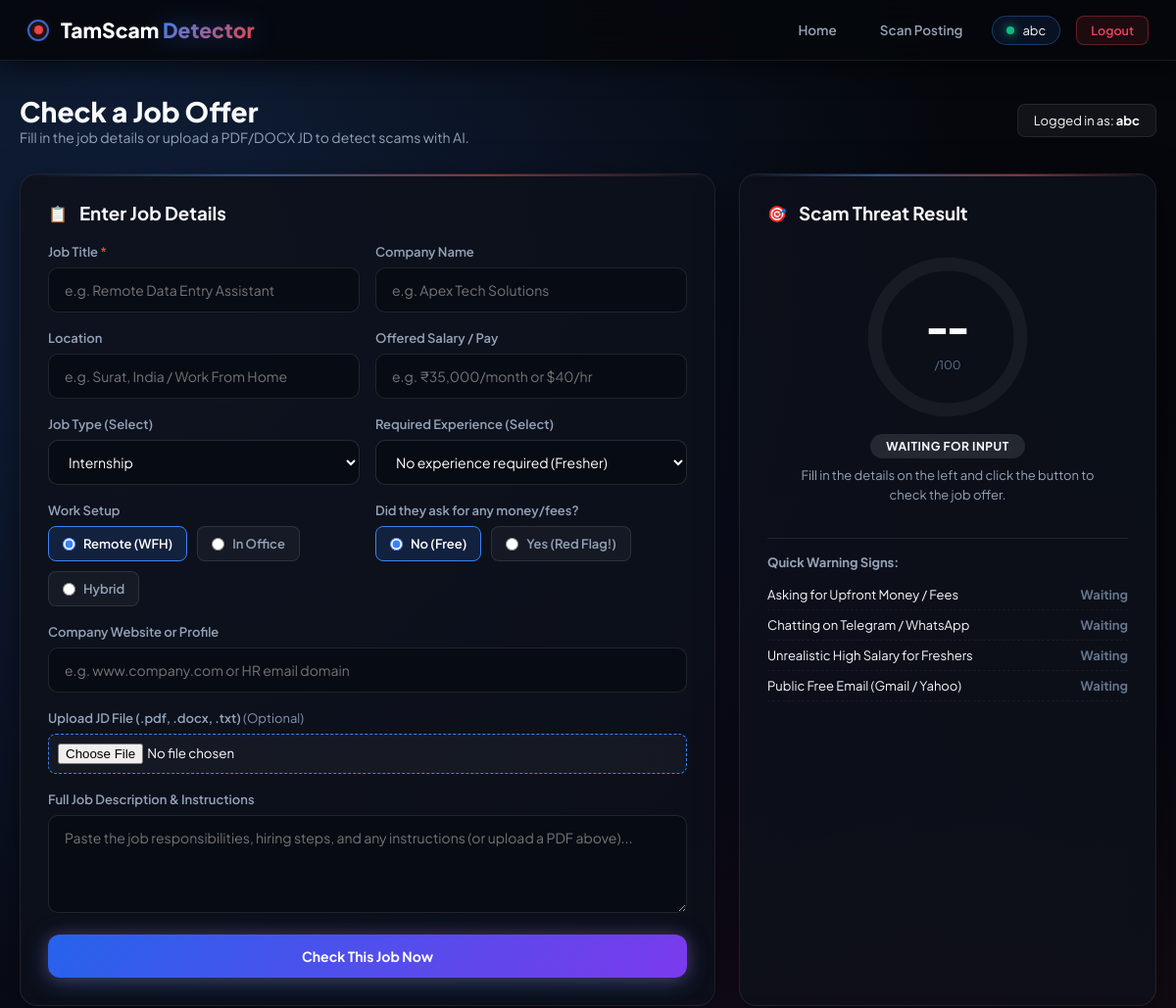
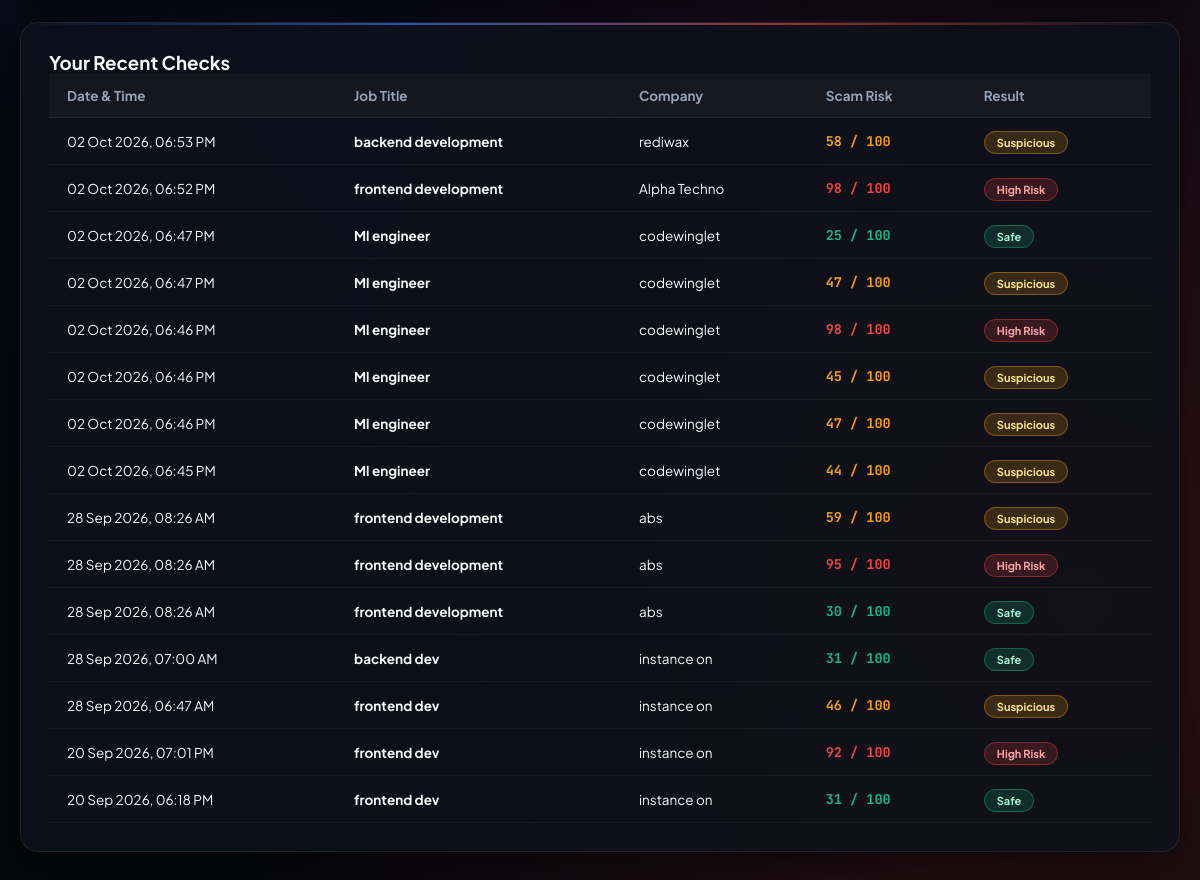
The page /user/scan (signed in) on the database its author committed (2 pictures, top to bottom).
### app.py (models this page shows)
class ScanLog(db.Model):
    __tablename__ = 'scan_logs'
    id = db.Column(db.Integer, primary_key=True, autoincrement=True)
    user_id = db.Column(db.Integer, db.ForeignKey('accounts.id'), nullable=False)
    job_title = db.Column(db.String(200), nullable=False)
    company_name = db.Column(db.String(200), nullable=True, default="Undisclosed")
    job_description = db.Column(db.Text, nullable=True)
    scam_score = db.Column(db.Integer, nullable=False)
    verdict = db.Column(db.String(50), nullable=False)
    created_at = db.Column(db.DateTime, default=datetime.datetime.utcnow)

### app.py (the view)
@app.route('/user/scan')
@login_required
def user_scan():
    user_id = session.get('account_id')
    user_scans = ScanLog.query.filter_by(user_id=user_id).order_by(ScanLog.created_at.desc()).limit(15).all()
    return render_template('user_dashboard.html', username=session.get('username'), scans=user_scans)

### app.py (called while the page is built)
def login_required(f):
    @wraps(f)
    def decorated(*args, **kwargs):
        if 'account_id' not in session:
            flash('Please log in to access TamScam Detector.', 'warning')
            return redirect(url_for('portal_select'))
        return f(*args, **kwargs)
    return decorated

@app.after_request
def add_security_headers(response):
    response.headers["Cache-Control"] = "no-cache, no-store, must-revalidate, max-age=0"
    response.headers["Pragma"] = "no-cache"
    response.headers["Expires"] = "0"
    return response

### templates/user_dashboard.html (shortened to what this page needs)
{% extends 'base.html' %}
{% block content %}
<div class="dashboard-shell animate-fade-in">
    <div class="dashboard-topbar">
        <div>
            <h1 class="dash-title">Check a Job Offer</h1>
            <p class="dash-subtitle">Fill in the job details or upload a PDF/DOCX JD to detect scams with AI.</p>
        </div>
        <div class="user-chip">
            <span>Logged in as: <strong>{{ username }}</strong></span>
        </div>
    </div>
    <div class="analyzer-grid">
        <div class="glass-card input-card">
            <div class="card-headline">
                <span class="icon-bubble">📋</span>
                <h3>Enter Job Details</h3>
            </div>
            <div id="scamInputContainer">
                <div class="form-row-2">
                    <div class="input-field-group">
                        <label for="jobTitle">Job Title <span class="req">*</span></label>
                        <input type="text" id="jobTitle" placeholder="e.g. Remote Data Entry Assistant" required>
                    </div>
                    <div class="input-field-group">
                        <label for="companyName">Company Name</label>
                        <input type="text" id="companyName" placeholder="e.g. Apex Tech Solutions">
                    </div>
                </div>
                <div class="form-row-2">
                    <div class="input-field-group">
                        <label for="location">Location</label>
                        <input type="text" id="location" placeholder="e.g. Surat, India / Work From Home">
                    </div>
                    <div class="input-field-group">
                        <label for="salaryRange">Offered Salary / Pay</label>
                        <input type="text" id="salaryRange" placeholder="e.g. ₹35,000/month or $40/hr">
                    </div>
                </div>
                <div class="form-row-2">
                    <div class="input-field-group">
                        <label for="empType">Job Type (Select)</label>
                        <select id="empType" class="cyber-select">
                            <option value="Internship" selected>Internship</option>
                        </select>
                    </div>
                    <div class="input-field-group">
                        <label for="expLevel">Required Experience (Select)</label>
                        <select id="expLevel" class="cyber-select">
                            <option value="No experience / Fresher" selected>No experience required (Fresher)</option>
                        </select>
                    </div>
                </div>
                <div class="form-row-2 mb-3">
                    <div class="input-field-group">
                        <label>Work Setup</label>
                        <div class="radio-pill-group">
                            <label class="radio-label">
                                <input type="radio" name="workMode" value="Work From Home / Remote" checked>
                                <span>Remote (WFH)</span>
                            </label>
                            <label class="radio-label">
                                <input type="radio" name="workMode" value="On-site / Office">
                                <span>In Office</span>
                            </label>
                            <label class="radio-label">
                                <input type="radio" name="workMode" value="Hybrid">
                                <span>Hybrid</span>
                            </label>
                        </div>
                    </div>
                    <div class="input-field-group">
                        <label>Did they ask for any money/fees?</label>
                        <div class="radio-pill-group">
                            <label class="radio-label">
                                <input type="radio" name="feeAsked" value="No fee asked" checked>
                                <span>No (Free)</span>
                            </label>
                            <label class="radio-label danger-radio">
                                <input type="radio" name="feeAsked" value="Registration fee requested">
                                <span>Yes (Red Flag!)</span>
                            </label>
                        </div>
                    </div>
                </div>
                <div class="input-field-group">
                    <label for="companyProfile">Company Website or Profile</label>
                    <input type="text" id="companyProfile" placeholder="e.g. www.company.com or HR email domain">
                </div>
                <div class="input-field-group">
                    <label for="jdFile">Upload JD File (.pdf, .docx, .txt) <span style="font-weight: normal; color: #8892b0;">(Optional)</span></label>
                    <input type="file" id="jdFile" accept=".pdf,.docx,.txt" class="cyber-file-input" style="padding: 9px; background: rgba(255,255,255,0.04); border: 1px dashed #3b82f6; border-radius: 8px; width: 100%; color: #fff;">
                </div>
                <div class="input-field-group">
                    <label for="jobDesc">Full Job Description & Instructions</label>
                    <textarea id="jobDesc" rows="4" placeholder="Paste the job responsibilities, hiring steps, and any instructions (or upload a PDF above)..."></textarea>
                </div>
                <button type="button" id="analyzeBtn" class="btn btn-glow btn-full">
                    <span id="btnText">Check This Job Now</span>
                </button>
            </div>
        </div>
        <div class="glass-card score-card">
            <div class="card-headline">
                <span class="icon-bubble">🎯</span>
                <h3>Scam Threat Result</h3>
            </div>
            <div class="meter-wrapper">
                <div class="radial-score-box">
                    <svg class="radial-svg" viewBox="0 0 160 160">
                        <circle class="circle-bg" cx="80" cy="80" r="70"></circle>
                        <circle class="circle-progress" id="scoreCircle" cx="80" cy="80" r="70"></circle>
                    </svg>
                    <div class="score-number-display">
                        <span id="scoreValue">--</span>
                        <span class="score-max">/100</span>
                    </div>
                </div>
                <div class="verdict-banner" id="verdictBanner">
                    <span class="verdict-pill" id="verdictPill">WAITING FOR INPUT</span>
                    <p class="verdict-desc" id="verdictDesc">Fill in the details on the left and click the button to check the job offer.</p>
                </div>
            </div>
            <div class="scam-checklist">
                <h4>Quick Warning Signs:</h4>
                <ul class="checklist-items">
                    <li id="checkPayment"><span>Asking for Upfront Money / Fees</span> <strong class="badge-neutral">Waiting</strong></li>
                    <li id="checkChannels"><span>Chatting on Telegram / WhatsApp</span> <strong class="badge-neutral">Waiting</strong></li>
                    <li id="checkSalary"><span>Unrealistic High Salary for Freshers</span> <strong class="badge-neutral">Waiting</strong></li>
                    <li id="checkDomain"><span>Public Free Email (Gmail / Yahoo)</span> <strong class="badge-neutral">Waiting</strong></li>
                </ul>
            </div>
        </div>
    </div>
    <div class="glass-card history-card mt-6">
        <h3 class="history-title">Your Recent Checks</h3>
        <div class="table-responsive">
            <table class="cyber-table" id="scansTable">
                <thead>
                    <tr>
                        <th>Date & Time</th>
                        <th>Job Title</th>
                        <th>Company</th>
                        <th>Scam Risk</th>
                        <th>Result</th>
                    </tr>
                </thead>
                <tbody>
                    {% for scan in scans %}
                    <tr>
                        <td>{{ scan.created_at.strftime('%d %b %Y, %I:%M %p') }}</td>
                        <td class="font-bold">{{ scan.job_title }}</td>
                        <td>{{ scan.company_name or 'Not given' }}</td>
                        <td>
                            <div class="score-tag score-tag-{{ 'danger' if scan.scam_score >= 65 else ('warning' if scan.scam_score >= 35 else 'success') }}">
                                {{ scan.scam_score }} / 100
                            </div>
                        </td>
                        <td>
                            <span class="status-badge status-{{ 'danger' if scan.verdict == 'High Risk' else ('warning' if scan.verdict == 'Suspicious' else 'success') }}">
                                {{ scan.verdict }}
                            </span>
                        </td>
                    </tr>
                    {% else %}
                    <tr id="noScansRow">
                        <td colspan="5" class="text-center py-4 text-muted">No jobs checked yet. Fill out the form above to check your first offer.</td>
                    </tr>
                    {% endfor %}
                </tbody>
            </table>
        </div>
    </div>
</div>
{% endblock %}

### templates/base.html (shortened to what this page needs)
<!DOCTYPE html>
<html lang="en">
<head>
    <link rel="stylesheet" href="{{ url_for('static', filename='css/style.css') }}">
</head>
<body class="cyber-theme">
    <nav class="glass-navbar">
        <div class="nav-container">
            <a href="{{ url_for('index') }}" class="brand-logo">
                <span class="radar-emitter">
                    <span class="radar-wave"></span>
                    <span class="radar-dot"></span>
                </span>
                <span class="logo-text">TamScam <span class="glow-accent">Detector</span></span>
            </a>
            <div class="nav-links">
                {% if session.get('account_id') %}
                    {% if session.get('role') == 'user' %}
                        <a href="{{ url_for('user_home') }}" class="nav-link">Home</a>
                        <a href="{{ url_for('user_scan') }}" class="nav-link">Scan Posting</a>
                    {% else %}
                        <a href="{{ url_for('admin_dashboard') }}" class="nav-link">Admin Console</a>
                    {% endif %}
                    <span class="user-pill">
                        <span class="status-dot"></span>
                        {{ session.get('username') }}
                    </span>
                    <a href="{{ url_for('logout') }}" class="btn-logout-nav">Logout</a>
                {% else %}
                    <div class="system-status-tag">
                        <span class="pulse-indicator"></span>
                        <span>Radar Active & Monitoring</span>
                    </div>
                {% endif %}
            </div>
        </div>
    </nav>
    <main class="page-body">
        {% block content %}{% endblock %}
    </main>
</body>
</html>

### rows shown on the page
ScanLog: created_at "02 Oct 2026, 06:53 PM", job_title "backend development", company_name "rediwax", scam_score "58", verdict "Suspicious"
ScanLog: created_at "02 Oct 2026, 06:52 PM", job_title "frontend development", company_name "Alpha Techno", scam_score "98", verdict "High Risk"
ScanLog: created_at "02 Oct 2026, 06:47 PM", job_title "Ml engineer", company_name "codewinglet", scam_score "25", verdict "Safe"
ScanLog: created_at "02 Oct 2026, 06:47 PM", job_title "Ml engineer", company_name "codewinglet", scam_score "47", verdict "Suspicious"
ScanLog: created_at "02 Oct 2026, 06:46 PM", job_title "Ml engineer", company_name "codewinglet", scam_score "98", verdict "High Risk"
ScanLog: created_at "02 Oct 2026, 06:46 PM", job_title "Ml engineer", company_name "codewinglet", scam_score "45", verdict "Suspicious"
ScanLog: created_at "02 Oct 2026, 06:46 PM", job_title "Ml engineer", company_name "codewinglet", scam_score "47", verdict "Suspicious"
ScanLog: created_at "02 Oct 2026, 06:45 PM", job_title "Ml engineer", company_name "codewinglet", scam_score "44", verdict "Suspicious"
ScanLog: created_at "28 Sep 2026, 08:26 AM", job_title "frontend development", company_name "abs", scam_score "59", verdict "Suspicious"
ScanLog: created_at "28 Sep 2026, 08:26 AM", job_title "frontend development", company_name "abs", scam_score "95", verdict "High Risk"
ScanLog: created_at "28 Sep 2026, 08:26 AM", job_title "frontend development", company_name "abs", scam_score "30", verdict "Safe"
ScanLog: created_at "28 Sep 2026, 07:00 AM", job_title "backend dev", company_name "instance on", scam_score "31", verdict "Safe"
ScanLog: created_at "28 Sep 2026, 06:47 AM", job_title "frontend dev", company_name "instance on", scam_score "46", verdict "Suspicious"
ScanLog: created_at "20 Sep 2026, 07:01 PM", job_title "frontend dev", company_name "instance on", scam_score "92", verdict "High Risk"
ScanLog: created_at "20 Sep 2026, 06:18 PM", job_title "frontend dev", company_name "instance on", scam_score "31", verdict "Safe"

### other values the page prints
{{ session.get('username') }} "abc"
{{ username }} "abc"
